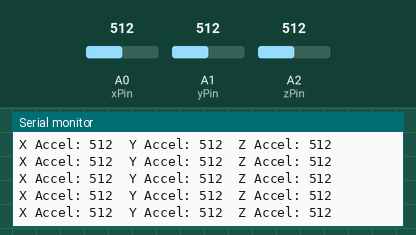
Bench run of a sketch on a simulated Arduino Uno, built with avr-gcc and run on an emulated ATmega328P. On the bench: the last lines printed to the serial monitor. Inputs (shaded band) come from the test bench; at power-on: A2 (zPin) = 512, A0 (xPin) = 512, A1 (yPin) = 512.

Above: at 4.2 s.
4.3 s: A2 (zPin) set to 11
At 4.35 s:
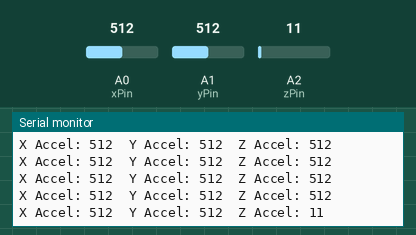
7.3 s: A2 (zPin) set to 8
At 7.38 s:
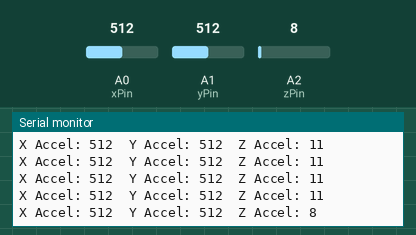
Timing chart, 0 to 10.3 s (numbered marks = the images above; inputs shaded):
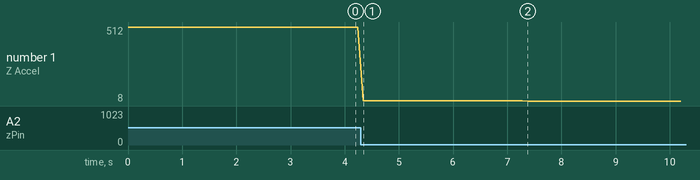

The sketch:

AccelerometerRead.ino
```cpp
/*
  @author Michael Althoff
  From Adafruit ADXL335 accelerometer to arduino
  connect Accelerometer -> Arduino
  Vin -> 5V on Arduino
  GND -> GND
  Xout -> A0
  Yout -> A1
  Zout -> A2

*/

//Constants for pinouts
const int xPin = A0;
const int yPin = A1;
const int zPin = A2;

void setup(){
  //start serial communication
   Serial.begin(9600);
}

void loop(){

  Serial.print("X Accel: ");
  Serial.print(analogRead(xPin));
  // print a tab between values:
  Serial.print("\t");
  Serial.print("Y Accel: ");
  Serial.print(analogRead(yPin));
  // print a tab between values:
  Serial.print("\t");
  Serial.print("Z Accel: ");
  Serial.print(analogRead(zPin));
  Serial.println();

  // delay before next reading:
  delay(100);

}
```

Measured:
- after the input at 4.3 s, the serial monitor: prints a new line after 0.05 s (image 1)
- after the input at 7.3 s, the serial monitor: prints a new line after 0.08 s (image 2)
- plotted number 1: 512 → 11 after the input at 4.3 s, 11 → 8 after the input at 7.3 s
